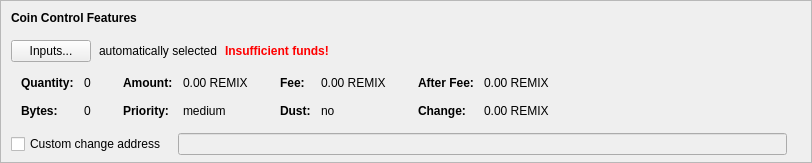
    <widget class="QFrame" name="frameCoinControl">
     <property name="sizePolicy">
      <sizepolicy hsizetype="Expanding" vsizetype="Expanding">
       <horstretch>0</horstretch>
       <verstretch>0</verstretch>
      </sizepolicy>
     </property>
     <property name="maximumSize">
      <size>
       <width>16777215</width>
       <height>16777215</height>
      </size>
     </property>
     <property name="frameShape">
      <enum>QFrame::StyledPanel</enum>
     </property>
     <property name="frameShadow">
      <enum>QFrame::Sunken</enum>
     </property>
     <layout class="QVBoxLayout" name="verticalLayoutCoinControl2">
      <property name="spacing">
       <number>0</number>
      </property>
      <property name="leftMargin">
       <number>0</number>
      </property>
      <property name="topMargin">
       <number>0</number>
      </property>
      <property name="rightMargin">
       <number>0</number>
      </property>
      <property name="bottomMargin">
       <number>6</number>
      </property>
      <item>
       <layout class="QVBoxLayout" name="verticalLayoutCoinControl" stretch="0,0,0,0,1">
        <property name="spacing">
         <number>0</number>
        </property>
        <property name="leftMargin">
         <number>10</number>
        </property>
        <property name="topMargin">
         <number>10</number>
        </property>
        <item>
         <layout class="QHBoxLayout" name="horizontalLayoutCoinControl1">
          <property name="bottomMargin">
           <number>15</number>
          </property>
          <item>
           <widget class="QLabel" name="labelCoinControlFeatures">
            <property name="sizePolicy">
             <sizepolicy hsizetype="Preferred" vsizetype="Maximum">
              <horstretch>0</horstretch>
              <verstretch>0</verstretch>
             </sizepolicy>
            </property>
            <property name="font">
             <font>
              <weight>75</weight>
              <bold>true</bold>
             </font>
            </property>
            <property name="styleSheet">
             <string notr="true">font-weight:bold;</string>
            </property>
            <property name="text">
             <string>Coin Control Features</string>
            </property>
           </widget>
          </item>
         </layout>
        </item>
        <item>
         <layout class="QHBoxLayout" name="horizontalLayoutCoinControl2" stretch="0,0,0,0">
          <property name="spacing">
           <number>8</number>
          </property>
          <property name="bottomMargin">
           <number>10</number>
          </property>
          <item>
           <widget class="QPushButton" name="pushButtonCoinControl">
            <property name="styleSheet">
             <string notr="true"/>
            </property>
            <property name="text">
             <string>Inputs...</string>
            </property>
            <property name="autoDefault">
             <bool>false</bool>
            </property>
           </widget>
          </item>
          <item>
           <widget class="QLabel" name="labelCoinControlAutomaticallySelected">
            <property name="text">
             <string>automatically selected</string>
            </property>
            <property name="margin">
             <number>5</number>
            </property>
           </widget>
          </item>
          <item>
           <widget class="QLabel" name="labelCoinControlInsuffFunds">
            <property name="font">
             <font>
              <weight>75</weight>
              <bold>true</bold>
             </font>
            </property>
            <property name="styleSheet">
             <string notr="true">color:red;font-weight:bold;</string>
            </property>
            <property name="text">
             <string>Insufficient funds!</string>
            </property>
            <property name="margin">
             <number>5</number>
            </property>
           </widget>
          </item>
          <item>
           <spacer name="horizontalSpacerCoinControl">
            <property name="orientation">
             <enum>Qt::Horizontal</enum>
            </property>
            <property name="sizeHint" stdset="0">
             <size>
              <width>40</width>
              <height>1</height>
             </size>
            </property>
           </spacer>
          </item>
         </layout>
        </item>
        <item>
         <widget class="QWidget" name="widgetCoinControl" native="true">
          <property name="sizePolicy">
           <sizepolicy hsizetype="Preferred" vsizetype="Preferred">
            <horstretch>0</horstretch>
            <verstretch>0</verstretch>
           </sizepolicy>
          </property>
          <property name="minimumSize">
           <size>
            <width>0</width>
            <height>0</height>
           </size>
          </property>
          <property name="styleSheet">
           <string notr="true"/>
          </property>
          <layout class="QHBoxLayout" name="horizontalLayoutCoinControl5">
           <property name="leftMargin">
            <number>0</number>
           </property>
           <property name="topMargin">
            <number>0</number>
           </property>
           <property name="rightMargin">
            <number>0</number>
           </property>
           <property name="bottomMargin">
            <number>0</number>
           </property>
           <item>
            <layout class="QHBoxLayout" name="horizontalLayoutCoinControl3" stretch="0,0,0,1">
             <property name="spacing">
              <number>20</number>
             </property>
             <property name="topMargin">
              <number>0</number>
             </property>
             <property name="bottomMargin">
              <number>10</number>
             </property>
             <item>
              <layout class="QFormLayout" name="formLayoutCoinControl1">
               <property name="horizontalSpacing">
                <number>10</number>
               </property>
               <property name="verticalSpacing">
                <number>14</number>
               </property>
               <property name="leftMargin">
                <number>10</number>
               </property>
               <property name="topMargin">
                <number>4</number>
               </property>
               <property name="rightMargin">
                <number>6</number>
               </property>
               <item row="0" column="0">
                <widget class="QLabel" name="labelCoinControlQuantityText">
                 <property name="font">
                  <font>
                   <weight>75</weight>
                   <bold>true</bold>
                  </font>
                 </property>
                 <property name="text">
                  <string>Quantity:</string>
                 </property>
                 <property name="margin">
                  <number>0</number>
                 </property>
                </widget>
               </item>
               <item row="0" column="1">
                <widget class="QLabel" name="labelCoinControlQuantity">
                 <property name="cursor">
                  <cursorShape>IBeamCursor</cursorShape>
                 </property>
                 <property name="contextMenuPolicy">
                  <enum>Qt::ActionsContextMenu</enum>
                 </property>
                 <property name="text">
                  <string notr="true">0</string>
                 </property>
                 <property name="margin">
                  <number>0</number>
                 </property>
                 <property name="textInteractionFlags">
                  <set>Qt::LinksAccessibleByMouse|Qt::TextSelectableByKeyboard|Qt::TextSelectableByMouse</set>
                 </property>
                </widget>
               </item>
               <item row="1" column="0">
                <widget class="QLabel" name="labelCoinControlBytesText">
                 <property name="font">
                  <font>
                   <weight>75</weight>
                   <bold>true</bold>
                  </font>
                 </property>
                 <property name="text">
                  <string>Bytes:</string>
                 </property>
                </widget>
               </item>
               <item row="1" column="1">
                <widget class="QLabel" name="labelCoinControlBytes">
                 <property name="cursor">
                  <cursorShape>IBeamCursor</cursorShape>
                 </property>
                 <property name="contextMenuPolicy">
                  <enum>Qt::ActionsContextMenu</enum>
                 </property>
                 <property name="text">
                  <string notr="true">0</string>
                 </property>
                 <property name="textInteractionFlags">
                  <set>Qt::LinksAccessibleByMouse|Qt::TextSelectableByKeyboard|Qt::TextSelectableByMouse</set>
                 </property>
                </widget>
               </item>
              </layout>
             </item>
             <item>
              <layout class="QFormLayout" name="formLayoutCoinControl2">
               <property name="horizontalSpacing">
                <number>10</number>
               </property>
               <property name="verticalSpacing">
                <number>14</number>
               </property>
               <property name="leftMargin">
                <number>6</number>
               </property>
               <property name="topMargin">
                <number>4</number>
               </property>
               <property name="rightMargin">
                <number>6</number>
               </property>
               <item row="0" column="0">
                <widget class="QLabel" name="labelCoinControlAmountText">
                 <property name="font">
                  <font>
                   <weight>75</weight>
                   <bold>true</bold>
                  </font>
                 </property>
                 <property name="text">
                  <string>Amount:</string>
                 </property>
                 <property name="margin">
                  <number>0</number>
                 </property>
                </widget>
               </item>
               <item row="0" column="1">
                <widget class="QLabel" name="labelCoinControlAmount">
                 <property name="cursor">
                  <cursorShape>IBeamCursor</cursorShape>
                 </property>
                 <property name="contextMenuPolicy">
                  <enum>Qt::ActionsContextMenu</enum>
                 </property>
                 <property name="text">
                  <string notr="true">0.00 REMIX</string>
                 </property>
                 <property name="textInteractionFlags">
                  <set>Qt::LinksAccessibleByMouse|Qt::TextSelectableByKeyboard|Qt::TextSelectableByMouse</set>
                 </property>
                </widget>
               </item>
               <item row="1" column="0">
                <widget class="QLabel" name="labelCoinControlPriorityText">
                 <property name="font">
                  <font>
                   <weight>75</weight>
                   <bold>true</bold>
                  </font>
                 </property>
                 <property name="text">
                  <string>Priority:</string>
                 </property>
                </widget>
               </item>
               <item row="1" column="1">
                <widget class="QLabel" name="labelCoinControlPriority">
                 <property name="cursor">
                  <cursorShape>IBeamCursor</cursorShape>
                 </property>
                 <property name="contextMenuPolicy">
                  <enum>Qt::ActionsContextMenu</enum>
                 </property>
                 <property name="text">
                  <string>medium</string>
                 </property>
                 <property name="textInteractionFlags">
                  <set>Qt::LinksAccessibleByMouse|Qt::TextSelectableByKeyboard|Qt::TextSelectableByMouse</set>
                 </property>
                </widget>
               </item>
              </layout>
             </item>
             <item>
              <layout class="QFormLayout" name="formLayoutCoinControl3">
               <property name="horizontalSpacing">
                <number>10</number>
               </property>
               <property name="verticalSpacing">
                <number>14</number>
               </property>
               <property name="leftMargin">
                <number>6</number>
               </property>
               <property name="topMargin">
                <number>4</number>
               </property>
               <property name="rightMargin">
                <number>6</number>
               </property>
               <item row="0" column="0">
                <widget class="QLabel" name="labelCoinControlFeeText">
                 <property name="font">
                  <font>
                   <weight>75</weight>
                   <bold>true</bold>
                  </font>
                 </property>
                 <property name="text">
                  <string>Fee:</string>
                 </property>
                 <property name="margin">
                  <number>0</number>
                 </property>
                </widget>
               </item>
               <item row="0" column="1">
                <widget class="QLabel" name="labelCoinControlFee">
                 <property name="cursor">
                  <cursorShape>IBeamCursor</cursorShape>
                 </property>
                 <property name="contextMenuPolicy">
                  <enum>Qt::ActionsContextMenu</enum>
                 </property>
                 <property name="text">
                  <string notr="true">0.00 REMIX</string>
                 </property>
                 <property name="textInteractionFlags">
                  <set>Qt::LinksAccessibleByMouse|Qt::TextSelectableByKeyboard|Qt::TextSelectableByMouse</set>
                 </property>
                </widget>
               </item>
               <item row="1" column="0">
                <widget class="QLabel" name="labelCoinControlLowOutputText">
                 <property name="font">
                  <font>
                   <weight>75</weight>
                   <bold>true</bold>
                  </font>
                 </property>
                 <property name="text">
                  <string>Dust:</string>
                 </property>
                </widget>
               </item>
               <item row="1" column="1">
                <widget class="QLabel" name="labelCoinControlLowOutput">
                 <property name="cursor">
                  <cursorShape>IBeamCursor</cursorShape>
                 </property>
                 <property name="contextMenuPolicy">
                  <enum>Qt::ActionsContextMenu</enum>
                 </property>
                 <property name="text">
                  <string>no</string>
                 </property>
                 <property name="textInteractionFlags">
                  <set>Qt::LinksAccessibleByMouse|Qt::TextSelectableByKeyboard|Qt::TextSelectableByMouse</set>
                 </property>
                </widget>
               </item>
              </layout>
             </item>
             <item>
              <layout class="QFormLayout" name="formLayoutCoinControl4">
               <property name="horizontalSpacing">
                <number>10</number>
               </property>
               <property name="verticalSpacing">
                <number>14</number>
               </property>
               <property name="leftMargin">
                <number>6</number>
               </property>
               <property name="topMargin">
                <number>4</number>
               </property>
               <property name="rightMargin">
                <number>6</number>
               </property>
               <item row="0" column="0">
                <widget class="QLabel" name="labelCoinControlAfterFeeText">
                 <property name="font">
                  <font>
                   <weight>75</weight>
                   <bold>true</bold>
                  </font>
                 </property>
                 <property name="text">
                  <string>After Fee:</string>
                 </property>
                 <property name="margin">
                  <number>0</number>
                 </property>
                </widget>
               </item>
               <item row="0" column="1">
                <widget class="QLabel" name="labelCoinControlAfterFee">
                 <property name="cursor">
                  <cursorShape>IBeamCursor</cursorShape>
                 </property>
                 <property name="contextMenuPolicy">
                  <enum>Qt::ActionsContextMenu</enum>
                 </property>
                 <property name="text">
                  <string notr="true">0.00 REMIX</string>
                 </property>
                 <property name="textInteractionFlags">
                  <set>Qt::LinksAccessibleByMouse|Qt::TextSelectableByKeyboard|Qt::TextSelectableByMouse</set>
                 </property>
                </widget>
               </item>
               <item row="1" column="0">
                <widget class="QLabel" name="labelCoinControlChangeText">
                 <property name="font">
                  <font>
                   <weight>75</weight>
                   <bold>true</bold>
                  </font>
                 </property>
                 <property name="text">
                  <string>Change:</string>
                 </property>
                </widget>
               </item>
               <item row="1" column="1">
                <widget class="QLabel" name="labelCoinControlChange">
                 <property name="cursor">
                  <cursorShape>IBeamCursor</cursorShape>
                 </property>
                 <property name="contextMenuPolicy">
                  <enum>Qt::ActionsContextMenu</enum>
                 </property>
                 <property name="text">
                  <string notr="true">0.00 REMIX</string>
                 </property>
                 <property name="textInteractionFlags">
                  <set>Qt::LinksAccessibleByMouse|Qt::TextSelectableByKeyboard|Qt::TextSelectableByMouse</set>
                 </property>
                </widget>
               </item>
              </layout>
             </item>
            </layout>
           </item>
          </layout>
         </widget>
        </item>
        <item>
         <layout class="QHBoxLayout" name="horizontalLayoutCoinControl4" stretch="0,0,0">
          <property name="spacing">
           <number>12</number>
          </property>
          <property name="sizeConstraint">
           <enum>QLayout::SetDefaultConstraint</enum>
          </property>
          <property name="topMargin">
           <number>5</number>
          </property>
          <property name="rightMargin">
           <number>5</number>
          </property>
          <item>
           <widget class="QCheckBox" name="checkBoxCoinControlChange">
            <property name="toolTip">
             <string>If this is activated, but the change address is empty or invalid, change will be sent to a newly generated address.</string>
            </property>
            <property name="text">
             <string>Custom change address</string>
            </property>
           </widget>
          </item>
          <item>
           <widget class="QValidatedLineEdit" name="lineEditCoinControlChange">
            <property name="enabled">
             <bool>false</bool>
            </property>
            <property name="sizePolicy">
             <sizepolicy hsizetype="Expanding" vsizetype="Fixed">
              <horstretch>0</horstretch>
              <verstretch>0</verstretch>
             </sizepolicy>
            </property>
           </widget>
          </item>
          <item>
           <widget class="QLabel" name="labelCoinControlChangeLabel">
            <property name="sizePolicy">
             <sizepolicy hsizetype="Preferred" vsizetype="Expanding">
              <horstretch>0</horstretch>
              <verstretch>0</verstretch>
             </sizepolicy>
            </property>
            <property name="minimumSize">
             <size>
              <width>0</width>
              <height>0</height>
             </size>
            </property>
            <property name="text">
             <string/>
            </property>
            <property name="margin">
             <number>3</number>
            </property>
           </widget>
          </item>
         </layout>
        </item>
        <item>
         <spacer name="verticalSpacerCoinControl">
          <property name="orientation">
           <enum>Qt::Vertical</enum>
          </property>
          <property name="sizeHint" stdset="0">
           <size>
            <width>800</width>
            <height>1</height>
           </size>
          </property>
         </spacer>
        </item>
       </layout>
      </item>
     </layout>
    </widget>
